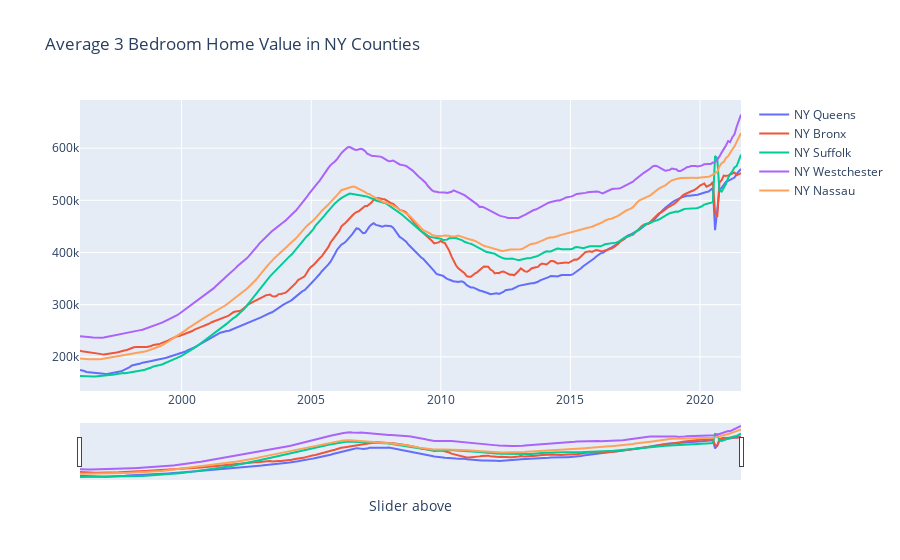

Notebook code cell kept with this figure:
### Code cell
graph = go.Figure()
graph.add_trace(go.Scatter(x=queens.date, y=queens.value, name = 'NY Queens'))
graph.add_trace(go.Scatter(x=bronx.date, y=bronx.value, name = 'NY Bronx'))
graph.add_trace(go.Scatter(x=suffolk.date, y=suffolk.value, name = 'NY Suffolk'))
graph.add_trace(go.Scatter(x=westchester.date, y=westchester.value, name = 'NY Westchester'))
graph.add_trace(go.Scatter(x=nassau.date, y=nassau.value, name = 'NY Nassau'))
graph.update_layout(title="Average 3 Bedroom Home Value in NY Counties")
graph.update_xaxes(rangeslider_visible=True, title = 'Slider above')
graph.show()

### Figure 1 — Plotly figure (JSON) as saved in the notebook; plotly's stock layout.template omitted (floating-point values rounded to 4 significant figures; data arrays with more than 128 entries replaced by an {"elided": "..."} marker saying what was removed)
{"data": [{"name": "NY Queens", "type": "scatter", "x": {"elided": "307 str values"}, "y": {"elided": "307 int values"}}, {"name": "NY Bronx", "type": "scatter", "x": {"elided": "307 str values"}, "y": {"elided": "307 int values"}}, {"name": "NY Suffolk", "type": "scatter", "x": {"elided": "307 str values"}, "y": {"elided": "307 int values"}}, {"name": "NY Westchester", "type": "scatter", "x": {"elided": "307 str values"}, "y": {"elided": "307 int values"}}, {"name": "NY Nassau", "type": "scatter", "x": {"elided": "307 str values"}, "y": {"elided": "307 int values"}}], "layout": {"title": {"text": "Average 3 Bedroom Home Value in NY Counties"}, "xaxis": {"rangeslider": {"visible": true}, "title": {"text": "Slider above"}}}}
